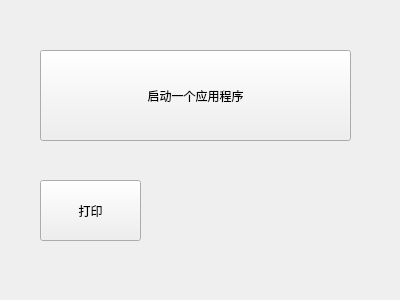
<?xml version="1.0" encoding="UTF-8"?>
<ui version="4.0">
 <class>Widget</class>
 <widget class="QWidget" name="Widget">
  <property name="geometry">
   <rect>
    <x>0</x>
    <y>0</y>
    <width>400</width>
    <height>300</height>
   </rect>
  </property>
  <property name="windowTitle">
   <string>Widget</string>
  </property>
  <widget class="QPushButton" name="pushButton">
   <property name="geometry">
    <rect>
     <x>40</x>
     <y>50</y>
     <width>311</width>
     <height>91</height>
    </rect>
   </property>
   <property name="text">
    <string>启动一个应用程序</string>
   </property>
  </widget>
  <widget class="QPushButton" name="pushButton_2">
   <property name="geometry">
    <rect>
     <x>40</x>
     <y>180</y>
     <width>101</width>
     <height>61</height>
    </rect>
   </property>
   <property name="text">
    <string>打印</string>
   </property>
  </widget>
 </widget>
 <layoutdefault spacing="6" margin="11"/>
 <resources/>
 <connections/>
</ui>
